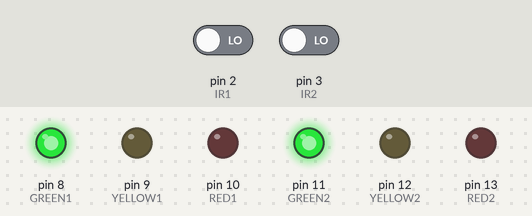
This sketch was run on a simulated Arduino Mega 2560, built with avr-gcc and run on an emulated ATmega2560. Parts: output pins drawn as LEDs (lit = HIGH). Inputs (shaded band) come from the test bench; at power-on: pin 2 (IR1) LOW, pin 3 (IR2) LOW.

Above: at 1.2 s.
1.3 s: pin 2 (IR1) driven HIGH
At 3.5 s:
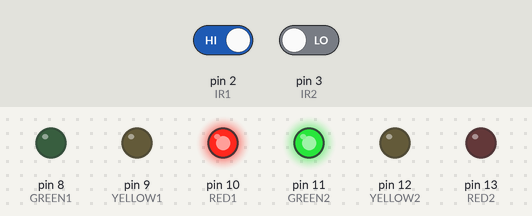
3.8 s: pin 3 (IR2) driven HIGH
At 5.4 s:
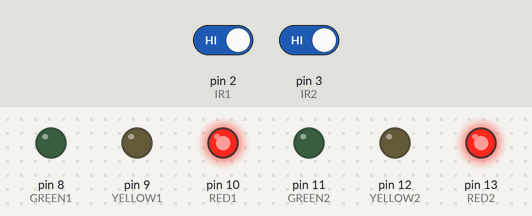
6.2 s: pin 2 (IR1) driven LOW
At 6.5 s:
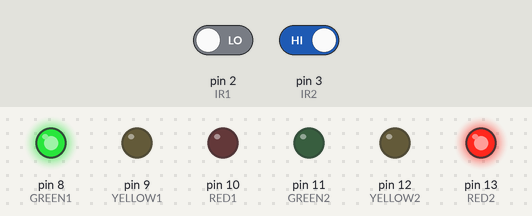
7.7 s: pin 2 (IR1) driven HIGH
At 8.4 s:
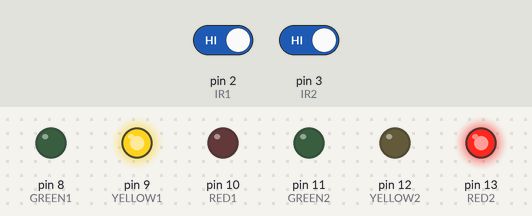
10.1 s: pin 3 (IR2) driven LOW
At 10.6 s:
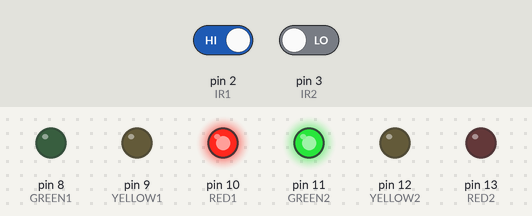
11.6 s: pin 2 (IR1) driven LOW and pin 3 (IR2) driven HIGH
At 12.3 s:
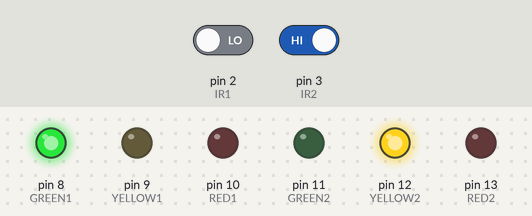
Timing chart, 0 to 14.6 s (numbered marks = the images above; inputs shaded):
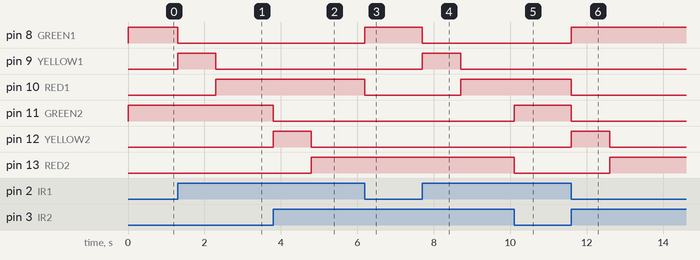

The sketch:

arduino_traffic_controller.ino
```cpp
// ========================================
// 2-DIRECTION TRAFFIC LIGHT SYSTEM
// Arduino Mega 2560
// ========================================

// IR SENSORS
const int IR1 = 2;
const int IR2 = 3;

// TRAFFIC LIGHT 1
const int GREEN1  = 8;
const int YELLOW1 = 9;
const int RED1    = 10;

// TRAFFIC LIGHT 2
const int GREEN2  = 11;
const int YELLOW2 = 12;
const int RED2    = 13;


// Previous obstacle states
bool previous1 = false;
bool previous2 = false;


// Yellow states
bool yellow1 = false;
bool yellow2 = false;


// Yellow timers
unsigned long yellowStart1 = 0;
unsigned long yellowStart2 = 0;


void setup() {

  // IR sensors
  pinMode(IR1, INPUT);
  pinMode(IR2, INPUT);

  // Traffic light 1
  pinMode(GREEN1, OUTPUT);
  pinMode(YELLOW1, OUTPUT);
  pinMode(RED1, OUTPUT);

  // Traffic light 2
  pinMode(GREEN2, OUTPUT);
  pinMode(YELLOW2, OUTPUT);
  pinMode(RED2, OUTPUT);


  // Start both at RED

  digitalWrite(GREEN1, LOW);
  digitalWrite(YELLOW1, LOW);
  digitalWrite(RED1, HIGH);

  digitalWrite(GREEN2, LOW);
  digitalWrite(YELLOW2, LOW);
  digitalWrite(RED2, HIGH);
}


void loop() {

  // LOW = obstacle detected
  bool obstacle1 = (digitalRead(IR1) == LOW);
  bool obstacle2 = (digitalRead(IR2) == LOW);


  // ========================================
  // TRAFFIC LIGHT 1
  // ========================================

  if (obstacle1) {

    yellow1 = false;

    digitalWrite(GREEN1, HIGH);
    digitalWrite(YELLOW1, LOW);
    digitalWrite(RED1, LOW);

  }

  else if (previous1 && !yellow1) {

    yellow1 = true;
    yellowStart1 = millis();

    digitalWrite(GREEN1, LOW);
    digitalWrite(YELLOW1, HIGH);
    digitalWrite(RED1, LOW);
  }

  if (yellow1 && millis() - yellowStart1 >= 1000) {

    yellow1 = false;

    digitalWrite(YELLOW1, LOW);
    digitalWrite(RED1, HIGH);
  }


  // ========================================
  // TRAFFIC LIGHT 2
  // ========================================

  if (obstacle2) {

    yellow2 = false;

    digitalWrite(GREEN2, HIGH);
    digitalWrite(YELLOW2, LOW);
    digitalWrite(RED2, LOW);

  }

  else if (previous2 && !yellow2) {

    yellow2 = true;
    yellowStart2 = millis();

    digitalWrite(GREEN2, LOW);
    digitalWrite(YELLOW2, HIGH);
    digitalWrite(RED2, LOW);
  }

  if (yellow2 && millis() - yellowStart2 >= 1000) {

    yellow2 = false;

    digitalWrite(YELLOW2, LOW);
    digitalWrite(RED2, HIGH);
  }


  // Save sensor states
  previous1 = obstacle1;
  previous2 = obstacle2;
}
```

Measured:
- after the input at 1.3 s, pin 8 (GREEN1): HIGH → LOW at once; pin 9 (YELLOW1): LOW → HIGH at once, → LOW 1.0 s later; pin 10 (RED1): LOW → HIGH after 1.0 s
- after the input at 3.8 s, pin 11 (GREEN2): HIGH → LOW at once; pin 12 (YELLOW2): LOW → HIGH at once, → LOW 1.0 s later; pin 13 (RED2): LOW → HIGH after 1.0 s
- after the input at 6.2 s, pin 8 (GREEN1): LOW → HIGH at once; pin 10 (RED1): HIGH → LOW at once
- after the input at 7.7 s, pin 8 (GREEN1): HIGH → LOW at once; pin 9 (YELLOW1): LOW → HIGH at once, → LOW 1.0 s later; pin 10 (RED1): LOW → HIGH after 1.0 s
- after the input at 10.1 s, pin 11 (GREEN2): LOW → HIGH at once; pin 13 (RED2): HIGH → LOW at once
- after the input at 11.6 s, pin 8 (GREEN1): LOW → HIGH at once; pin 10 (RED1), pin 11 (GREEN2): HIGH → LOW at once; pin 12 (YELLOW2): LOW → HIGH at once, → LOW 1.0 s later; pin 13 (RED2): LOW → HIGH after 1.0 s
